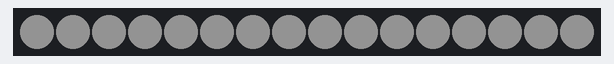
Recording of a sketch running on a simulated Arduino Uno, built with avr-gcc and run on an emulated ATmega328P. Parts: 16 RGB LEDs in strip order, left to right. Dim RGB values are drawn brighter than linear.

Above: at 0.3 s.
At 4.71 s:
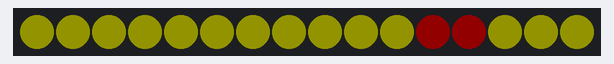
At 9.3 s:
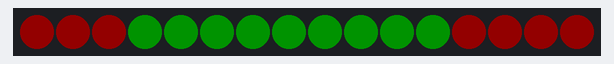
At 18.9 s:
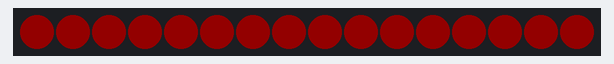
At 26.8 s:
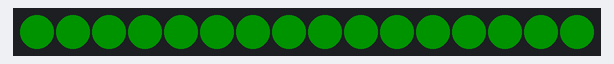
At 38.9 s:
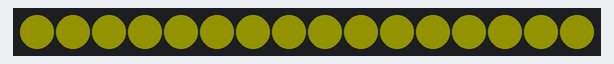

Measured:
- what the display in image 0 shows lasts 0.9 s, from 0.2 s to 1.1 s
- what the display in image 3 shows lasts 0.7 s, from 18.9 s to 19.6 s

The sketch:

neo-pixel-rgbw-test.ino
```cpp
// grbw  neo-pixel modified by CW Coleman
#include <Adafruit_NeoPixel.h>
#ifdef __AVR__
  #include <avr/power.h>
#endif

#define PIN 6

#define NUM_LEDS 16

#define BRIGHTNESS 50

Adafruit_NeoPixel strip = Adafruit_NeoPixel(NUM_LEDS, PIN, NEO_GRBW + NEO_KHZ800);


void setup() {
  Serial.begin(115200);
  // This is for Trinket 5V 16MHz, you can remove these three lines if you are not using a Trinket
  #if defined (__AVR_ATtiny85__)
    if (F_CPU == 16000000) clock_prescale_set(clock_div_1);
  #endif
  // End of trinket special code
  strip.setBrightness(BRIGHTNESS);
  strip.begin();
  strip.show(); // Initialize all pixels to 'off'
}
int j = 15;  int i = 0; int count = 0;
int red = 100;  int green = 100;int blue = 100;

void loop() {
  // Some example procedures showing how to display to the pixels:

  strip.setPixelColor(i,red,green,blue );
  strip.setPixelColor(j,red,green,blue );
  strip.show();

    delay(30); // Delay for a period of time (in milliseconds).
    j--;
    i++;

    if (j < 0) j = 15;
    if (i > 16) i = 0;

    if (count > 32) {red = 100; green = 0; blue = 0;};
        if (count > 64) {red = 0; green = 100; blue = 0;};
           if (count > 96) {red = 0; green = 0; blue = 100;};
            if (count > 112) {red = 100; green = 100; blue = 0;count = 0;};

    count++;
}
```
